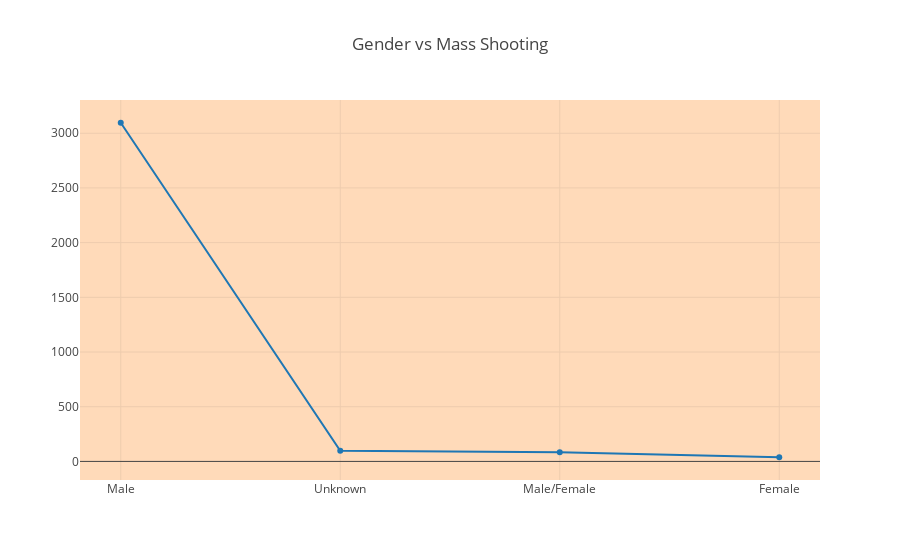

Notebook code for this chart:
### Markdown cell above
Various colors : aliceblue, antiquewhite, aqua, aquamarine, azure,
            beige, bisque, black, blanchedalmond, blue,
            blueviolet, brown, burlywood, cadetblue,
            chartreuse, chocolate, coral, cornflowerblue,
            cornsilk, crimson, cyan, darkblue, darkcyan,
            darkgoldenrod, darkgray, darkgrey, darkgreen,
            darkkhaki, darkmagenta, darkolivegreen, darkorange,
            darkorchid, darkred, darksalmon, darkseagreen,
            darkslateblue, darkslategray, darkslategrey,
            darkturquoise, darkviolet, deeppink, deepskyblue,
            dimgray, dimgrey, dodgerblue, firebrick,
            floralwhite, forestgreen, fuchsia, gainsboro,
            ghostwhite, gold, goldenrod, gray, grey, green,
            greenyellow, honeydew, hotpink, indianred, indigo,
            ivory, khaki, lavender, lavenderblush, lawngreen,
            lemonchiffon, lightblue, lightcoral, lightcyan,
            lightgoldenrodyellow, lightgray, lightgrey,
            lightgreen, lightpink, lightsalmon, lightseagreen,
            lightskyblue, lightslategray, lightslategrey,
            lightsteelblue, lightyellow, lime, limegreen,
            linen, magenta, maroon, mediumaquamarine,
            mediumblue, mediumorchid, mediumpurple,
            mediumseagreen, mediumslateblue, mediumspringgreen,
            mediumturquoise, mediumvioletred, midnightblue,
            mintcream, mistyrose, moccasin, navajowhite, navy,
            oldlace, olive, olivedrab, orange, orangered,
            orchid, palegoldenrod, palegreen, paleturquoise,
            palevioletred, papayawhip, peachpuff, peru, pink,
            plum, powderblue, purple, red, rosybrown,
            royalblue, saddlebrown, salmon, sandybrown,
            seagreen, seashell, sienna, silver, skyblue,
            slateblue, slategray, slategrey, snow, springgreen,
            steelblue, tan, teal, thistle, tomato, turquoise,
            violet, wheat, white, whitesmoke, yellow,
            yellowgreen

### Code cell
trace1=go.Scatter(y=gender_data['Total victims'],x=gender_data['Gender'])
layout=dict(title='Gender vs Mass Shooting',plot_bgcolor=('peachpuff'))
py.iplot(dict(data=[trace1],layout=layout))

### Figure 1 — Plotly figure (JSON) as saved in the notebook; plotly's stock layout.template omitted (floating-point values rounded to 4 significant figures)
{"data": [{"type": "scatter", "uid": "b5dfaeee-9675-45bc-aecf-b7613d925572", "x": ["Male", "Unknown", "Male/Female", "Female"], "y": [3096, 98, 83, 38]}], "layout": {"plot_bgcolor": "peachpuff", "title": "Gender vs Mass Shooting"}}
